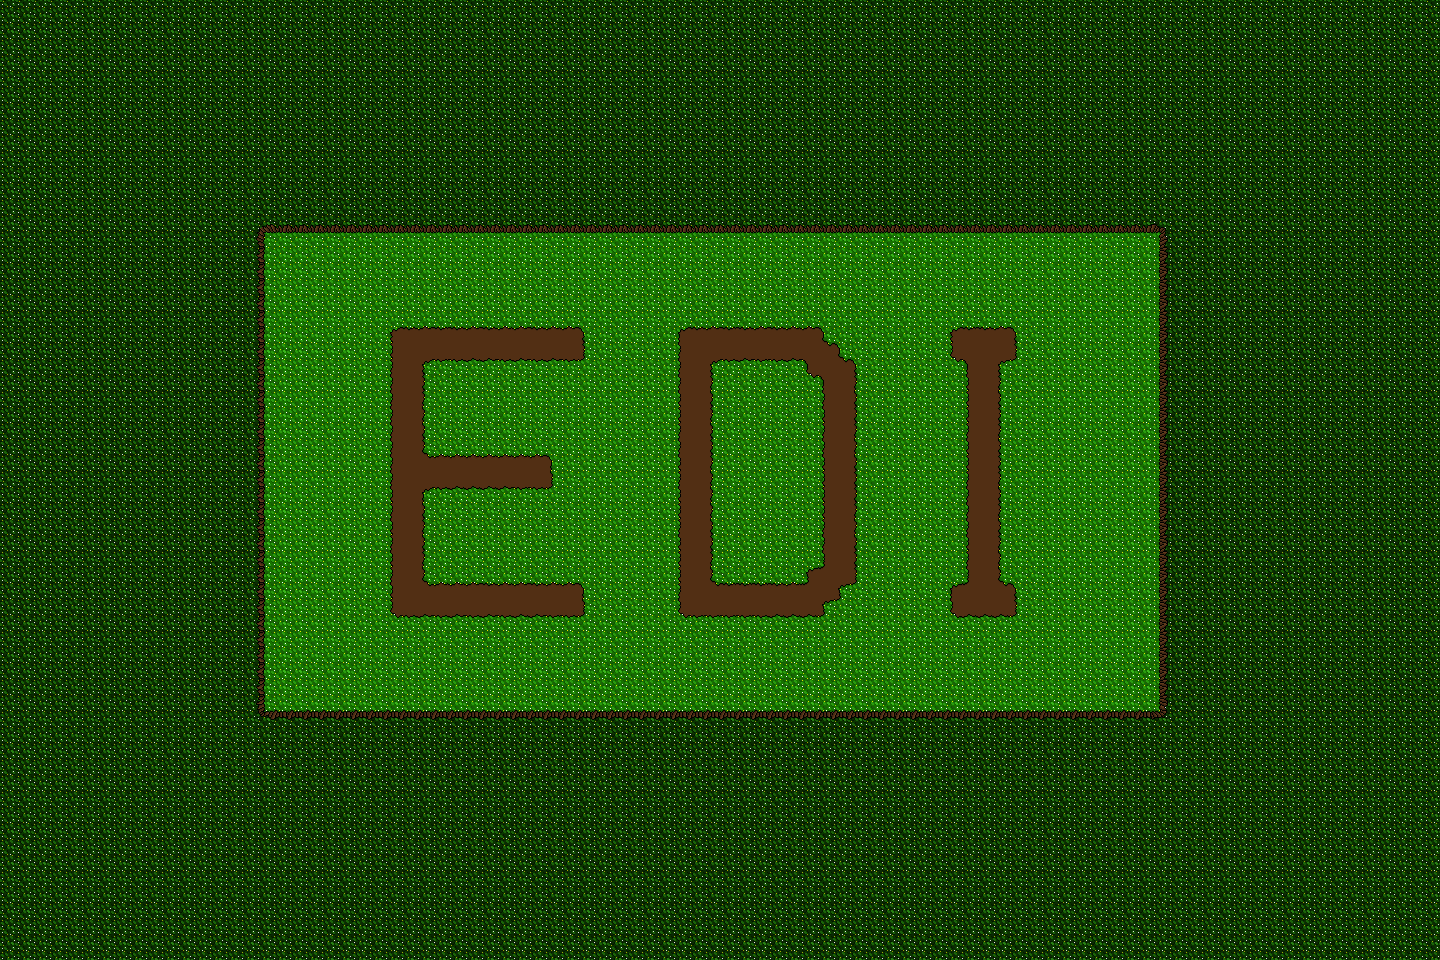

Below is a game level as drawn by its tile map, then a one-line description and the .tmx that defines it (tile-layer data replaced by summaries):
An orthogonal 90x60 tile map with 16x16 px tiles, 1 tile layer (Tile Layer 1), 2 tilesets.

<map version="1.4" tiledversion="1.4.2" orientation="orthogonal" renderorder="right-down" width="90" height="60" tilewidth="16" tileheight="16" infinite="0" nextlayerid="2" nextobjectid="1">
 <tileset firstgid="1" name="Terrain" tilewidth="16" tileheight="16" tilecount="18" columns="6">
  <image source="../../res/Scenes/Terrain.png" width="96" height="48" />
  <terraintypes>
   <terrain name="Grass" tile="7" />
   <terrain name="Dirt" tile="10" />
  </terraintypes>
  <tile id="0" terrain="1,1,1,0" />
  <tile id="1" terrain="1,1,0,0" />
  <tile id="2" terrain="1,1,0,1" />
  <tile id="3" terrain="0,0,0,1" />
  <tile id="4" terrain="0,0,1,1" />
  <tile id="5" terrain="0,0,1,0" />
  <tile id="6" terrain="1,0,1,0" />
  <tile id="7" terrain="0,0,0,0" />
  <tile id="8" terrain="0,1,0,1" />
  <tile id="9" terrain="0,1,0,1" />
  <tile id="10" terrain="1,1,1,1" />
  <tile id="11" terrain="1,0,1,0" />
  <tile id="12" terrain="1,0,1,1" />
  <tile id="13" terrain="0,0,1,1" />
  <tile id="14" terrain="0,1,1,1" />
  <tile id="15" terrain="0,1,0,0" />
  <tile id="16" terrain="1,1,0,0" />
  <tile id="17" terrain="1,0,0,0" />
 </tileset>
 <tileset firstgid="19" name="Trees" tilewidth="16" tileheight="16" tilecount="25" columns="5">
  <image source="../../res/Scenes/Trees.png" width="80" height="80" />
 </tileset>
 <layer id="1" name="Tile Layer 1" width="90" height="60">
  <data>[5400 cells, 5400 non-empty, 27 distinct tile ids]</data>
 </layer>
</map>